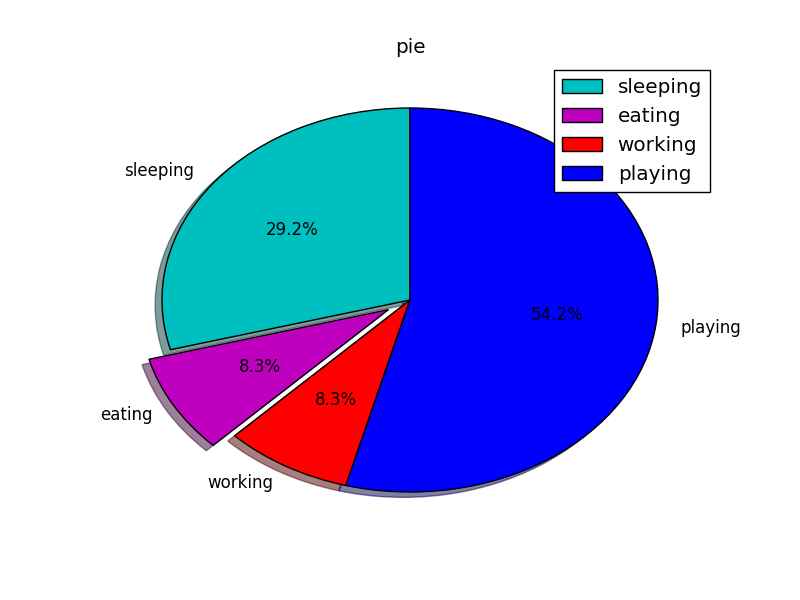

Recreate this plot in Python.
import matplotlib as m
m.use('TkAgg')
import matplotlib.pyplot as plt
#import quandl
from matplotlib import style

slices = [7,2,2,13]
activities = ['sleeping','eating','working','playing']
cols = ['c','m','r','b']

plt.pie(slices,
        labels=activities,
        colors=cols,
        startangle=90,
        shadow= True,
        explode=(0,0.1,0,0),
        autopct='%1.1f%%')

plt.title('pie')
plt.legend()
plt.show()
